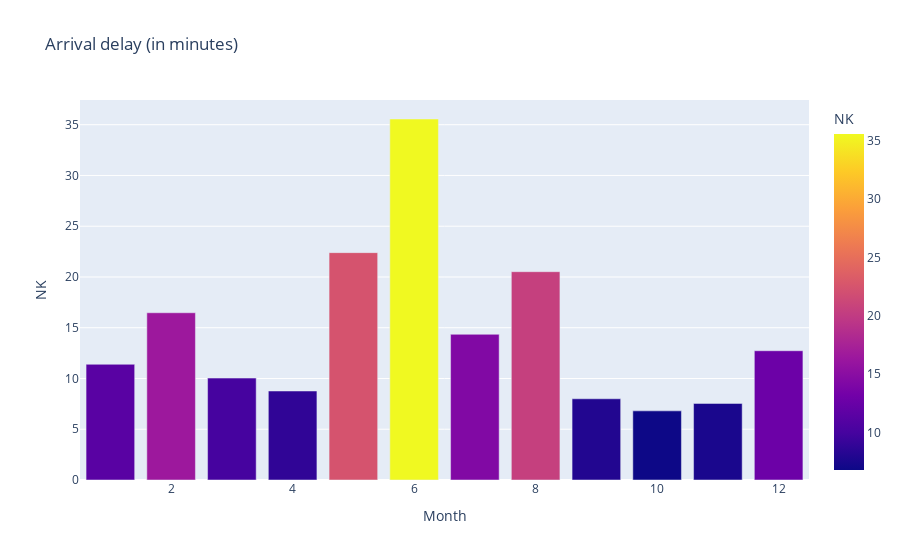

The cell this chart's notebook holds for it:
### Code cell
fig4 = px.bar(
    flight_data, 
    x=flight_data.index, 
    y=flight_data['NK'],
    title = "Arrival delay (in minutes)",
    color = flight_data['NK'])

fig4.show()

### Figure 1 — Plotly figure (JSON) as saved in the notebook; plotly's stock layout.template omitted (floating-point values rounded to 4 significant figures)
{"data": [{"alignmentgroup": "True", "hovertemplate": "Month=%{x}<br>NK=%{marker.color}<extra></extra>", "legendgroup": "", "marker": {"color": [11.4, 16.47, 10.04, 8.766, 22.4, 35.56, 14.35, 20.52, 8.0, 6.811, 7.544, 12.73], "coloraxis": "coloraxis", "pattern": {"shape": ""}}, "name": "", "offsetgroup": "", "orientation": "v", "showlegend": false, "textposition": "auto", "type": "bar", "x": [1, 2, 3, 4, 5, 6, 7, 8, 9, 10, 11, 12], "xaxis": "x", "y": [11.4, 16.47, 10.04, 8.766, 22.4, 35.56, 14.35, 20.52, 8.0, 6.811, 7.544, 12.73], "yaxis": "y"}], "layout": {"barmode": "relative", "coloraxis": {"colorbar": {"title": {"text": "NK"}}, "colorscale": [[0, "#0d0887"], [0.1111, "#46039f"], [0.2222, "#7201a8"], [0.3333, "#9c179e"], [0.4444, "#bd3786"], [0.5556, "#d8576b"], [0.6667, "#ed7953"], [0.7778, "#fb9f3a"], [0.8889, "#fdca26"], [1, "#f0f921"]]}, "legend": {"tracegroupgap": 0}, "title": {"text": "Arrival delay (in minutes)"}, "xaxis": {"anchor": "y", "domain": [0, 1], "title": {"text": "Month"}}, "yaxis": {"anchor": "x", "domain": [0, 1], "title": {"text": "NK"}}}}
